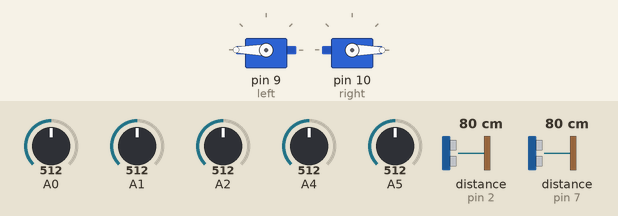
Simulated run of this sketch. Board: Arduino Uno, built with avr-gcc and run on an emulated ATmega328P. Shown: 2 × servo. The test bench sets the inputs (shaded band); at power-on: A0 = 512, A1 = 512, A2 = 512, A4 = 512, A5 = 512, distance to the obstacle (sensors on pin 2, pin 7) 80 cm. What the sketch prints to the serial monitor is not drawn.

Above: at 0.4 s.
At 4.4 s:
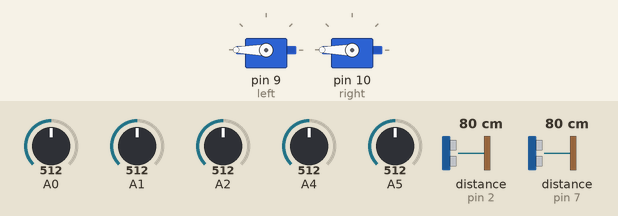
Timing chart, 0 to 6.8 s (numbered marks = the images above):
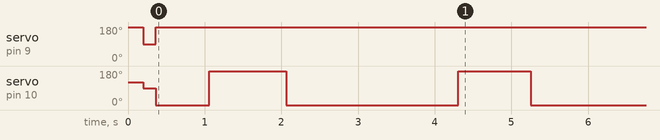

Measured:
- by itself, servo on pin 9 (left): 180° → 90° at 0.20 s, → 180° 0.16 s later
- by itself, servo on pin 10 (right): 120° → 90° at 0.20 s, → 0° 0.16 s later, → 180° 0.70 s later, → 0° 1.0 s later, … (6 changes in this stretch)

The sketch:

Flameo_Final_code.ino
```cpp
#include<Servo.h>
#include<NewPing.h>
const int button=5;
const int TP =6;
const int EP =7;
const int MD=200;
const int TP1=3;
const int EP1=2;
const int MD1=200;
const int TP2=8;
const int EP2=4;
const int MD2=200;
int pd=0;
int pd1=25,pd2=0;
int c,c1,c2;
int rno=0;
int fan=13;
int distance;  int distance1;
NewPing sonar(TP,EP,MD);
NewPing sonar1(TP1,EP1,MD1);
NewPing sonar2(TP2,EP2,MD2);
Servo left;
Servo right;
int i=1;

void setup() {
// put your setup code here, to run once:
Serial.begin(9600);
left.attach(9);
right.attach(10);
digitalWrite(13,LOW);
left.write(180);
right.write(120);         //rcorr
delay(200);
left.write(90);
right.write(90);
delay(50);
}
void loop()
{
// put your main code here, to run repeatedly:
  pd=distance;
  delay(100);
  distance = sonar.ping_cm();
  distance1 = sonar1.ping_cm();
  //Serial.println(c1);   //Printing Change in Distance
  left.write(180);      //go straight in the beginning
  right.write(0);
  c1=distance1-pd1;
  pd1=distance1;
  if(distance<0)
  {
    distance=sonar.ping_cm();
  }
 Left();
 Right();  //Turning right (around edge)
 //  //Corrections.
 lcor();//correction to the left
 rcor();//correction to the right
 fire();
}

void Right()
{
  Serial.println(pd1);
  Serial.println(distance1);
  Serial.println(c1);
  //Turning right (around edge)
  if(c1>10 )
  { delay(700);         //avoid the edge

    //Serial.println("RIGHT");
    right.write(180);
    left.write(180);     //turn 90
    delay(1000);
    left.write(180);     //go straight
    right.write(0);
    Right2();
    delay(1500);          //chk if needed
  }
}

void Left()
{
  if( distance<13 && distance>0)
  {
    right.write(0);     //left
    left.write(0);
    delay(950);
    left.write(180);     //go straight
    right.write(0);
    delay(500);
  }
}
void lcor()
{
  //Corrections.
  if(c1==-1||c1==-2)   //correction to the left
  {  //Serial.println("turning left");
     left.write(99);
     right.write(0);
     delay(500);
   }
}
void rcor()
{
   if(c1>0&&c1<4)     //correction to the right
  {
   //Serial.println("turning right");
  left.write(180);
  right.write(80);
  delay(500);
  }
}
void Right2()
{
  int flag=0,temp=0,count=0;
  for(int i=0;i<5;i++)
  {
    distance1 = sonar1.ping_cm();   //check distance from the wall
    //Serial.println(distance1);
    delay(75);
    if(distance1<8)         //make sure there is actually a wall
    {
      flag=1;
      temp=distance1;       //save that distance
      break;
    }
  }
  if(flag==0)           //if edge
  {
    for(int i=0;i<8;i++)
    { distance1 = sonar1.ping_cm();
      if(temp-distance1>-4&&temp-distance<4)      //check if the wall is still there
      {
        continue;
        count=0;
      }
      else                      //if no wall, then edge
      {
        count++;
      }
      delay(75);
    }
    if(count>=2)               //make sure it's an edge
    {
      delay(1200);
      //Serial.println("Right 2");
      right.write(180);
      left.write(180);     //turn 90
      delay(950);
      left.write(180);     //go straight
      right.write(0);
    }
  }
}

void fire()
{
  //Serial.println();
  //Serial.print(digitalRead(2));
  if(analogRead(2)>920)
  {
    left.write(180);     //front
    right.write(0);
    delay(250);
    left.write(90);     //stop
    right.write(90);
    delay(100);
    digitalWrite(13,HIGH);              //FAN ON
    delay(2500);
    digitalWrite(13,LOW);
    fire();
  }
  if(analogRead(5)>700||analogRead(4)>700)
  {
    if(analogRead(2)>960)
   {
    digitalWrite(13,HIGH);              //FAN ON
      delay(2500);
    digitalWrite(13,LOW);
   }
   else
   {
    left.write(180);            //stright
    right.write(0);
    delay(300);
    left.write(0);
    right.write(0);     //right
    delay(300);
    left.write(90);     //stop
    right.write(90);
    delay(100);
   }
    fire();
  }
  if(analogRead(0)>700||analogRead(1)>700)
  {
    if(analogRead(2)>960)
   {
    digitalWrite(13,HIGH);              //FAN ON
      delay(2500);
    digitalWrite(13,LOW);
   }
   else
   {
    left.write(180);//straight
    right.write(0);
    delay(300);
    left.write(0);//left
    right.write(0);
    delay(300);
    left.write(0);
    right.write(0);
    left.write(90);//stop
    right.write(90);
    delay(100);
   }
    fire();
  }
}
```
